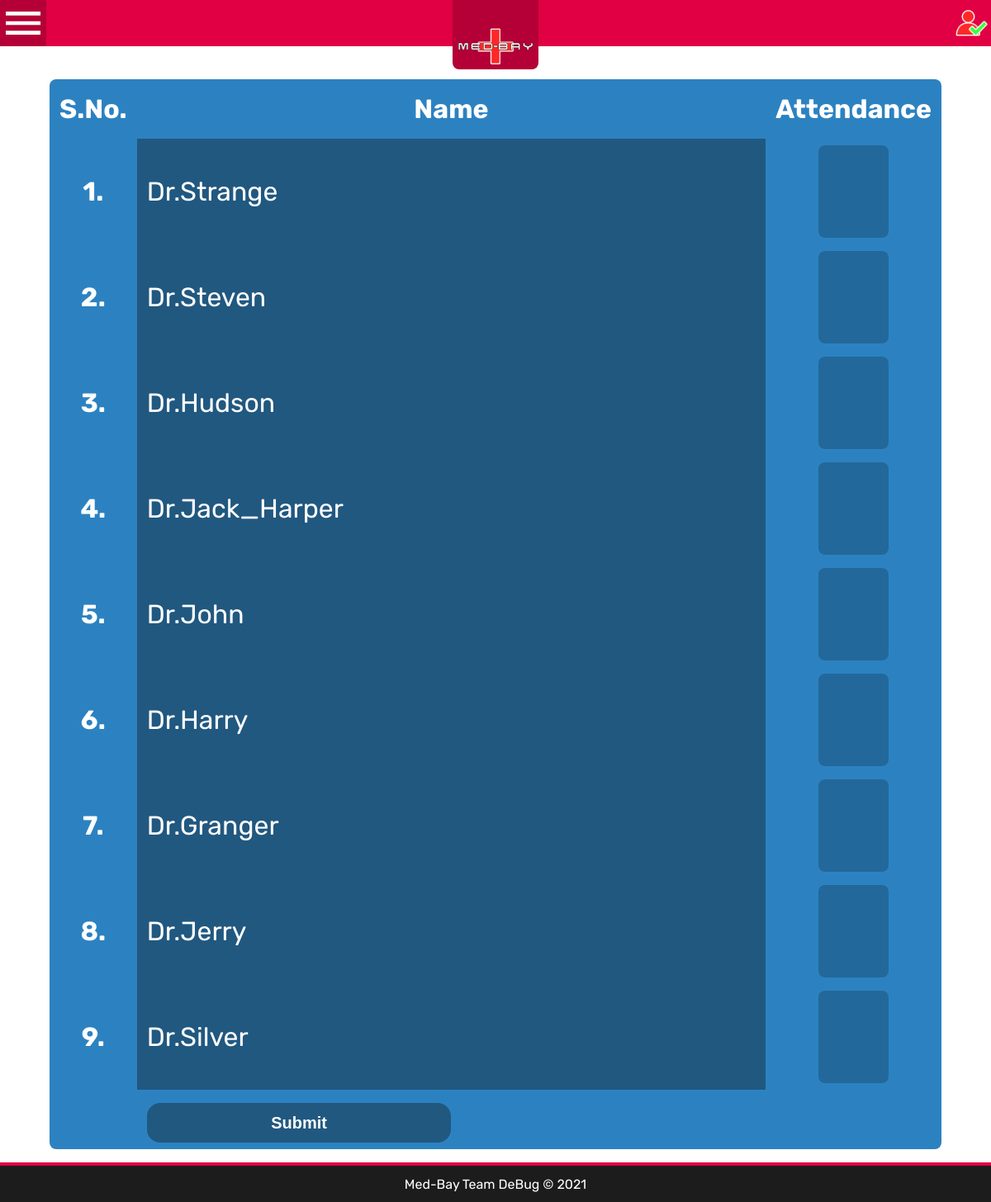
Screenshot of /staff/attendance (signed in) with the database file from the repository.
### admins/models.py (models this page shows, shortened)
class Staff(models.Model):
    user = models.OneToOneField(User, on_delete=models.CASCADE)
    phone = models.CharField(max_length=10)
    role = models.CharField(max_length=20, choices=roles)

### admins/views.py (the view, shortened to what this page needs)
# urls.py: path('attendance', views.attendance, name="attendance"),
@login_required()
def attendance(request):
    validate_access(request, 'a')
    doctors = Staff.objects.filter(role='d')
    return render(request, "admins/attendance.html", context={'doctors': doctors})

### admins/utils.py (called while the page is built)
def validate_access(request, role, message=""):
    user = User.objects.get(username=request.user)
    if user.staff.role != role:
        raise PermissionDenied(message)
    return user

### admins/templates/admins/attendance.html (shortened to what this page needs)
{%extends "template.html"%}
{%block body%}
<table class="attendance-table">
    <tr>
        <th style="width: 2vw; height: 7vh">S.No.</th>
        <th>Name</th>
        <th style="width: 1vw">Attendance</th>
    </tr>
    {% for doctor in doctors %}
    <tr>
        <th>{{forloop.counter}}.</th>
        <td style="background-color: #215880; color: white;">{{doctor.user.username}}</td>
        <td style="padding: 0;" class="checkbox-container">
            <span class="attendance-custom-checkbox" id="{{doctor.id}}" onclick="toggleAttendance({{doctor.id}})"></span>
        </td>
    </tr>
    {%endfor%}
    <tr>
        <td> </td>
        <td><button id="submit-btn" onclick="submitAttendance()">Submit</button></td>
        <td> </td>
    </tr>
</table>
{%endblock%}

### admins/static/style.css (style rules this page uses)
:root { --header-height: 7vh; --base-red: #E00043; --darker-red: #B40036; --dark-blue: #215880; }
body { margin: 0; height: 100%; color: white; font-family: 'Rubik'; background-color: white; overflow-x: hidden; }
button { border-style: none; padding: 0px; margin: 0px; color: white; flex-wrap: wrap; align-content: center; justify-content: center; }
#submit-btn { width: 50%; height: 6vh; background-color: var(--dark-blue); border-style: none; border-radius: 16px; margin-top: 1vh; padding: 1vh; color: white; font-weight: bold; font-size: 2.5vh; transition: all 0.5s; }
.attendance-table { margin: 5vh auto 2vh auto; color: white; width: 90%; border-collapse: collapse; font-size: 4vh; border-radius: 8px; background-color: #2C82C1; }
.attendance-table th { padding: 1vh 1vw 1vh 1vw; }
.attendance-table td { color: black; padding: 1vh 1vw 1vh 1vw; }
.checkbox-container { cursor: pointer; height: 100%; font-size: 22px; -webkit-user-select: none; -moz-user-select: none; -ms-user-select: none; user-select: none; }
.attendance-custom-checkbox { display: block; margin: 1vh auto 1vh auto; height: 14vh; width: 40%; background-color: RGBA(0, 0, 0, 0.2); border-radius: 8px; transition: all, 0.25s; }

### rows the page displays
Staff: user.username "Dr.Strange"
Staff: user.username "Dr.Steven"
Staff: user.username "Dr.Hudson"
Staff: user.username "Dr.Jack_Harper"
Staff: user.username "Dr.John"
Staff: user.username "Dr.Harry"
Staff: user.username "Dr.Granger"
Staff: user.username "Dr.Jerry"
Staff: user.username "Dr.Silver"
